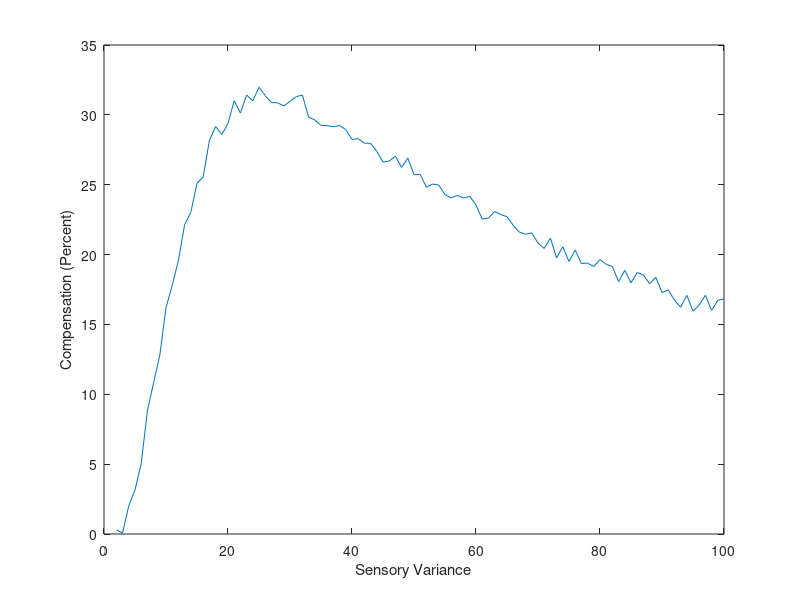
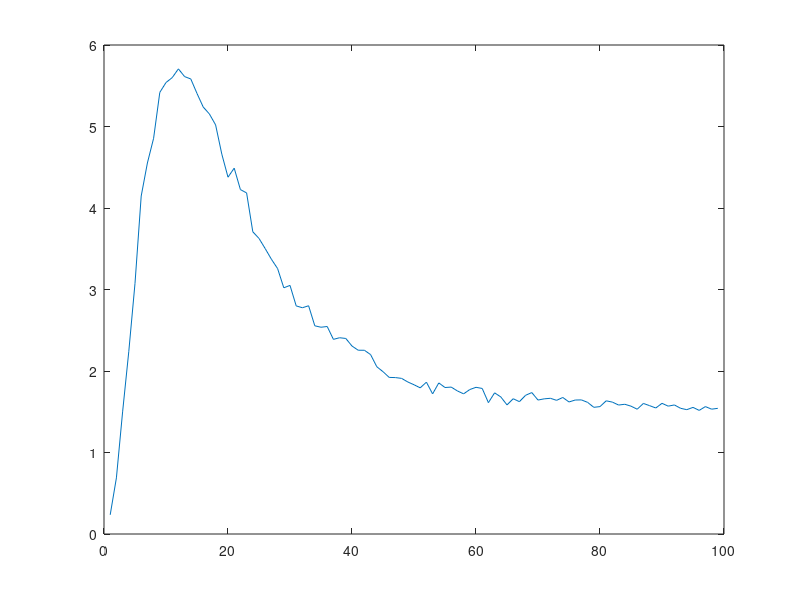
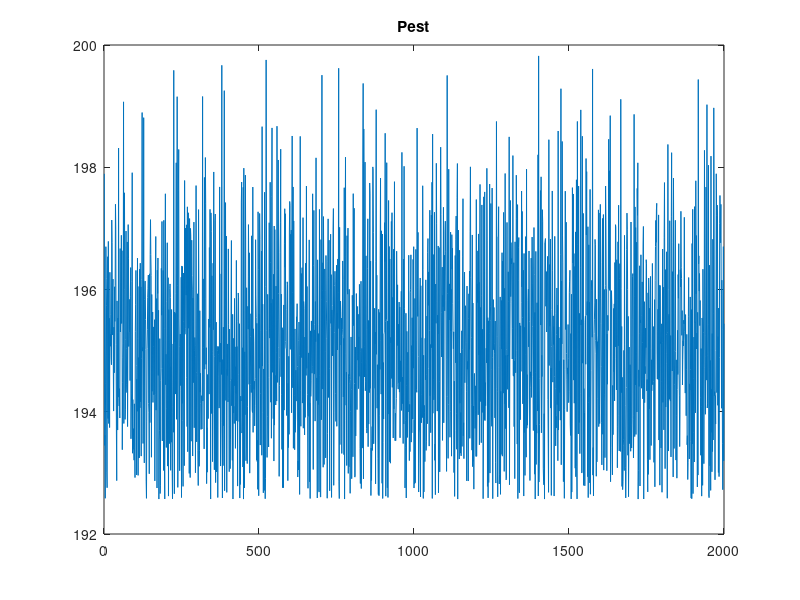
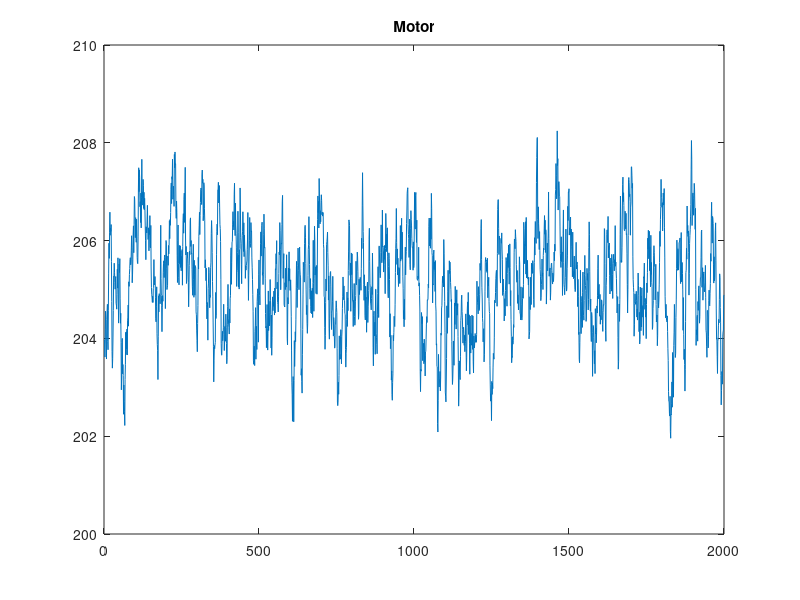

The MATLAB script that drew these images, in order:
% check compensation as a function of sensory variance
n=2000; % number of trials
Vsall=2:1:100; % Sensory variance
Vi=10; % Variance internal model
delp=-30; % pitch shfit
p0=2e-7; % the constant k in the document

pzero=200; % pitch target
pzerom=200; % pitch motor output

% some variables used for plotting
pestall=zeros(size(Vsall));
peststd=pestall;
postall=pestall;
pestA=zeros(1,n); postA=pestA; pzeromA=pestA;
pbias=0;pbiasA=pestA; % pitch bias (epsilon in document)
pbiasall=pestall;
for i=1:length(Vsall)
    Vs=Vsall(i);
    aiA=randn(n,1)*sqrt(Vi);
    afA=randn(n,1)*sqrt(Vs)+aiA+delp;
    Vi=20;
    for j=1:n
        ai=aiA(j)+pzerom;
        af=afA(j)+pzerom;
        p=exp(-(ai-af).^2/2/(Vi+Vs))/sqrt(2*pi*(Vs+Vi));
        post=p./(p+p0);
        pest=post.*(ai*Vs+af*Vi)/(Vs+Vi) +(1-post).*ai; %!! pest=ai+post.*(af-ai)*Vi/(Vs+Vi);
        %was1=post>0.5;
        if 1%was1 % one source
            pbias=pbias-.1*(pest-pzero);
             pzerom=pzero+pbias;
           % pzerom=pzerom+(pest-ai)/100; % bring internal mean closer to visual mean
         %   Vi=Vi/1.001;
        else
        %    Vi=Vi*1.001; % two sources; widen internal variance (more uncertainty)
        end
        pbiasA(j)=pbias;
        pzeromA(j)=pzerom;
        pestA(j)=pest+pzero-ai;
        postA(j)=post;
    end
    
    %  pest=post.*(ai*Vs+af*Vi)/(Vs+Vi)+(1-post).*(af.*hh+ai.*(1-hh));
    pestall(i)=mean(pestA(end/2:end));
    peststd(i)=std(pestA(end/2:end));
    postall(i)=mean(postA(end/2:end));
    pbiasall(i)=mean(pbiasA(end/2:end));
end
figure(4);clf;plot(pzeromA); title('Motor');
figure(3); clf; plot(pestA); title('Pest');
figure(1);clf;plot(Vsall,100*abs(pbiasall/delp));%plot(pestall-pzero);
ylabel('Compensation (Percent)');
xlabel('Sensory Variance');
figure(2);clf;plot(peststd)
figure(5);clf;plot(pestall); title('adaptation of ppd')
